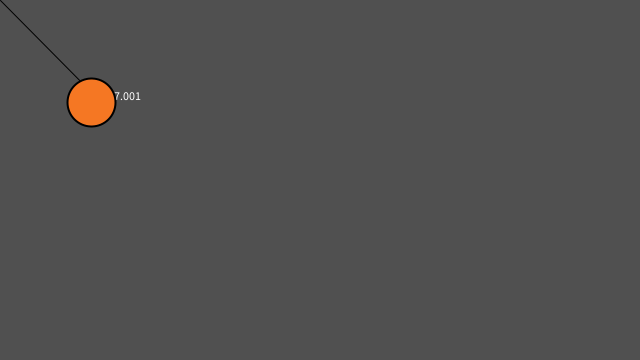
Frame 1 (no input)
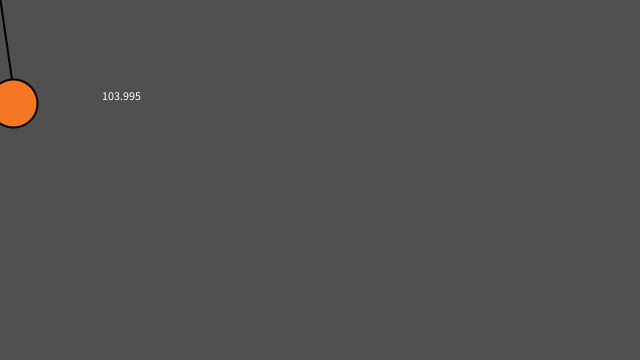
Frame 60 (the mouse pressed at the canvas centre just before this capture)
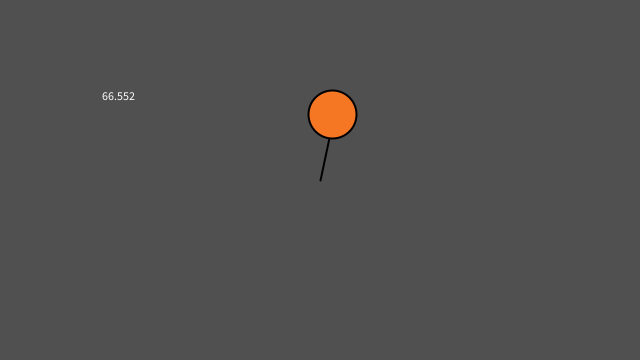
Frame 120 (the mouse held since frame 60 and released just before this capture)

The Processing sketch that drew these frames (run headless with seeded random() and noise(); from frame 60 on, the mouse is pressed at the canvas centre):

// Processing sketch: Sketch_2
// ── Sketch_2.pde
//# of Visual Elements Controlled by PVector: 4 (location, velocity, acceleration, & mouse)
//# of PVector methods: 2 (add & dist)

PVector location;  
PVector velocity;  
PVector acceleration;   
PVector mouse;


void setup() {
  size(640,360);
  location = new PVector(100,100);
  velocity = new PVector(1.5,2.1);
  acceleration = new PVector(0,0.6);
}

void draw() {
  background(80);
  
  location.add(velocity);

  velocity.add(acceleration);
  
  if ((location.x > width) || (location.x < 0)) {
    velocity.x = velocity.x * -1;
  }
  
  if (location.y > height) {
    velocity.y = velocity.y * -0.95; 
    location.y = height;
  }

  mouse  = new PVector(mouseX,mouseY);
  line(location.x, location.y, mouse.x, mouse.y);

  float targetX = mouse.x;
  float dx = targetX - location.x;
  location.x = location.x + dx * 0.1;
  
  float distance = PVector.dist(mouse, location);
  println(distance);
  fill(255);
  text(distance, 100, 100);
  
  stroke(0);
  strokeWeight(2);
  fill(245, 119, 35);
  ellipse(location.x,location.y,48,48);
}
